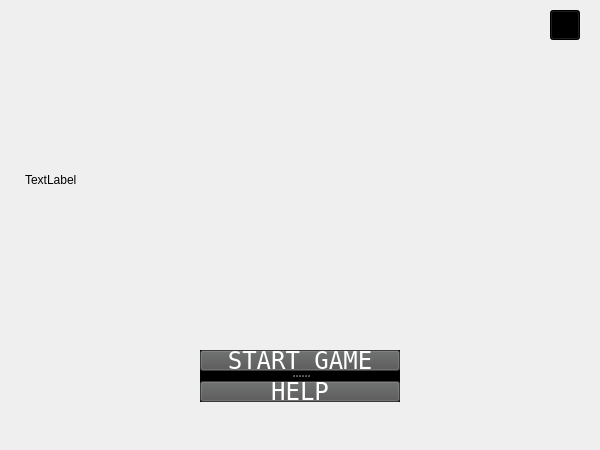
<?xml version="1.0" encoding="UTF-8"?>
<ui version="4.0">
 <class>StartMenu</class>
 <widget class="QWidget" name="StartMenu">
  <property name="geometry">
   <rect>
    <x>0</x>
    <y>0</y>
    <width>600</width>
    <height>450</height>
   </rect>
  </property>
  <property name="windowTitle">
   <string>Form</string>
  </property>
  <widget class="QLabel" name="titleLabel">
   <property name="geometry">
    <rect>
     <x>25</x>
     <y>80</y>
     <width>550</width>
     <height>200</height>
    </rect>
   </property>
   <property name="text">
    <string>TextLabel</string>
   </property>
  </widget>
  <widget class="QSplitter" name="splitter">
   <property name="geometry">
    <rect>
     <x>200</x>
     <y>350</y>
     <width>200</width>
     <height>52</height>
    </rect>
   </property>
   <property name="maximumSize">
    <size>
     <width>16777215</width>
     <height>64</height>
    </size>
   </property>
   <property name="palette">
    <palette>
     <active>
      <colorrole role="WindowText">
       <brush brushstyle="SolidPattern">
        <color alpha="255">
         <red>255</red>
         <green>255</green>
         <blue>255</blue>
        </color>
       </brush>
      </colorrole>
      <colorrole role="Button">
       <brush brushstyle="SolidPattern">
        <color alpha="255">
         <red>0</red>
         <green>0</green>
         <blue>0</blue>
        </color>
       </brush>
      </colorrole>
      <colorrole role="Text">
       <brush brushstyle="SolidPattern">
        <color alpha="255">
         <red>255</red>
         <green>255</green>
         <blue>255</blue>
        </color>
       </brush>
      </colorrole>
      <colorrole role="ButtonText">
       <brush brushstyle="SolidPattern">
        <color alpha="255">
         <red>255</red>
         <green>255</green>
         <blue>255</blue>
        </color>
       </brush>
      </colorrole>
      <colorrole role="Base">
       <brush brushstyle="SolidPattern">
        <color alpha="255">
         <red>0</red>
         <green>0</green>
         <blue>0</blue>
        </color>
       </brush>
      </colorrole>
      <colorrole role="Window">
       <brush brushstyle="SolidPattern">
        <color alpha="255">
         <red>0</red>
         <green>0</green>
         <blue>0</blue>
        </color>
       </brush>
      </colorrole>
      <colorrole role="PlaceholderText">
       <brush brushstyle="SolidPattern">
        <color alpha="255">
         <red>255</red>
         <green>255</green>
         <blue>255</blue>
        </color>
       </brush>
      </colorrole>
     </active>
     <inactive>
      <colorrole role="WindowText">
       <brush brushstyle="SolidPattern">
        <color alpha="255">
         <red>255</red>
         <green>255</green>
         <blue>255</blue>
        </color>
       </brush>
      </colorrole>
      <colorrole role="Button">
       <brush brushstyle="SolidPattern">
        <color alpha="255">
         <red>0</red>
         <green>0</green>
         <blue>0</blue>
        </color>
       </brush>
      </colorrole>
      <colorrole role="Text">
       <brush brushstyle="SolidPattern">
        <color alpha="255">
         <red>255</red>
         <green>255</green>
         <blue>255</blue>
        </color>
       </brush>
      </colorrole>
      <colorrole role="ButtonText">
       <brush brushstyle="SolidPattern">
        <color alpha="255">
         <red>255</red>
         <green>255</green>
         <blue>255</blue>
        </color>
       </brush>
      </colorrole>
      <colorrole role="Base">
       <brush brushstyle="SolidPattern">
        <color alpha="255">
         <red>0</red>
         <green>0</green>
         <blue>0</blue>
        </color>
       </brush>
      </colorrole>
      <colorrole role="Window">
       <brush brushstyle="SolidPattern">
        <color alpha="255">
         <red>0</red>
         <green>0</green>
         <blue>0</blue>
        </color>
       </brush>
      </colorrole>
      <colorrole role="PlaceholderText">
       <brush brushstyle="SolidPattern">
        <color alpha="255">
         <red>255</red>
         <green>255</green>
         <blue>255</blue>
        </color>
       </brush>
      </colorrole>
     </inactive>
     <disabled>
      <colorrole role="WindowText">
       <brush brushstyle="SolidPattern">
        <color alpha="255">
         <red>255</red>
         <green>255</green>
         <blue>255</blue>
        </color>
       </brush>
      </colorrole>
      <colorrole role="Button">
       <brush brushstyle="SolidPattern">
        <color alpha="255">
         <red>0</red>
         <green>0</green>
         <blue>0</blue>
        </color>
       </brush>
      </colorrole>
      <colorrole role="Text">
       <brush brushstyle="SolidPattern">
        <color alpha="255">
         <red>255</red>
         <green>255</green>
         <blue>255</blue>
        </color>
       </brush>
      </colorrole>
      <colorrole role="ButtonText">
       <brush brushstyle="SolidPattern">
        <color alpha="255">
         <red>255</red>
         <green>255</green>
         <blue>255</blue>
        </color>
       </brush>
      </colorrole>
      <colorrole role="Base">
       <brush brushstyle="SolidPattern">
        <color alpha="255">
         <red>0</red>
         <green>0</green>
         <blue>0</blue>
        </color>
       </brush>
      </colorrole>
      <colorrole role="Window">
       <brush brushstyle="SolidPattern">
        <color alpha="255">
         <red>0</red>
         <green>0</green>
         <blue>0</blue>
        </color>
       </brush>
      </colorrole>
      <colorrole role="PlaceholderText">
       <brush brushstyle="SolidPattern">
        <color alpha="255">
         <red>255</red>
         <green>255</green>
         <blue>255</blue>
        </color>
       </brush>
      </colorrole>
     </disabled>
    </palette>
   </property>
   <property name="styleSheet">
    <string notr="true">background-color: rgb(0, 0, 0); color: white;</string>
   </property>
   <property name="orientation">
    <enum>Qt::Vertical</enum>
   </property>
   <property name="handleWidth">
    <number>10</number>
   </property>
   <widget class="QPushButton" name="startButton">
    <property name="font">
     <font>
      <family>Fixedsys</family>
      <pointsize>18</pointsize>
     </font>
    </property>
    <property name="styleSheet">
     <string notr="true">background-color: rgb(82, 83, 84); color:rgb(255, 255, 255)</string>
    </property>
    <property name="text">
     <string>START GAME</string>
    </property>
   </widget>
   <widget class="QPushButton" name="helpButton">
    <property name="font">
     <font>
      <family>Fixedsys</family>
      <pointsize>18</pointsize>
     </font>
    </property>
    <property name="styleSheet">
     <string notr="true">background-color: rgb(82, 83, 84); color:rgb(255, 255, 255)</string>
    </property>
    <property name="text">
     <string>HELP</string>
    </property>
   </widget>
  </widget>
  <widget class="QLabel" name="helpMenuLabel">
   <property name="enabled">
    <bool>false</bool>
   </property>
   <property name="geometry">
    <rect>
     <x>0</x>
     <y>10</y>
     <width>580</width>
     <height>430</height>
    </rect>
   </property>
   <property name="font">
    <font>
     <pointsize>12</pointsize>
    </font>
   </property>
   <property name="frameShape">
    <enum>QFrame::NoFrame</enum>
   </property>
   <property name="text">
    <string/>
   </property>
   <property name="scaledContents">
    <bool>false</bool>
   </property>
  </widget>
  <widget class="QPushButton" name="exitButton">
   <property name="enabled">
    <bool>true</bool>
   </property>
   <property name="geometry">
    <rect>
     <x>550</x>
     <y>10</y>
     <width>30</width>
     <height>30</height>
    </rect>
   </property>
   <property name="focusPolicy">
    <enum>Qt::StrongFocus</enum>
   </property>
   <property name="accessibleName">
    <string/>
   </property>
   <property name="styleSheet">
    <string notr="true">background-color: black;</string>
   </property>
   <property name="text">
    <string/>
   </property>
   <property name="iconSize">
    <size>
     <width>40</width>
     <height>40</height>
    </size>
   </property>
  </widget>
  <zorder>titleLabel</zorder>
  <zorder>helpMenuLabel</zorder>
  <zorder>splitter</zorder>
  <zorder>exitButton</zorder>
 </widget>
 <resources/>
 <connections/>
</ui>
